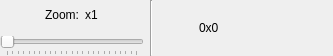
<?xml version="1.0" encoding="UTF-8"?>
<ui version="4.0">
 <class>CharacterPropWidget</class>
 <widget class="QWidget" name="CharacterPropWidget">
  <property name="geometry">
   <rect>
    <x>0</x>
    <y>0</y>
    <width>333</width>
    <height>56</height>
   </rect>
  </property>
  <property name="windowTitle">
   <string>Form</string>
  </property>
  <layout class="QHBoxLayout" name="horizontalLayout">
   <property name="leftMargin">
    <number>0</number>
   </property>
   <property name="topMargin">
    <number>0</number>
   </property>
   <property name="rightMargin">
    <number>0</number>
   </property>
   <property name="bottomMargin">
    <number>0</number>
   </property>
   <item>
    <layout class="QGridLayout" name="gridLayout">
     <item row="0" column="0">
      <spacer name="horizontalSpacer">
       <property name="orientation">
        <enum>Qt::Horizontal</enum>
       </property>
       <property name="sizeHint" stdset="0">
        <size>
         <width>40</width>
         <height>20</height>
        </size>
       </property>
      </spacer>
     </item>
     <item row="0" column="1">
      <widget class="QLabel" name="_lbZoom">
       <property name="text">
        <string>Zoom:</string>
       </property>
      </widget>
     </item>
     <item row="0" column="2">
      <widget class="QLabel" name="lbZoom">
       <property name="text">
        <string>x1</string>
       </property>
      </widget>
     </item>
     <item row="0" column="3">
      <spacer name="horizontalSpacer_2">
       <property name="orientation">
        <enum>Qt::Horizontal</enum>
       </property>
       <property name="sizeHint" stdset="0">
        <size>
         <width>40</width>
         <height>20</height>
        </size>
       </property>
      </spacer>
     </item>
     <item row="1" column="0" colspan="4">
      <widget class="QSlider" name="sliderZoom">
       <property name="minimum">
        <number>1</number>
       </property>
       <property name="maximum">
        <number>25</number>
       </property>
       <property name="pageStep">
        <number>1</number>
       </property>
       <property name="tracking">
        <bool>true</bool>
       </property>
       <property name="orientation">
        <enum>Qt::Horizontal</enum>
       </property>
       <property name="tickPosition">
        <enum>QSlider::TicksBelow</enum>
       </property>
       <property name="tickInterval">
        <number>1</number>
       </property>
      </widget>
     </item>
    </layout>
   </item>
   <item>
    <widget class="Line" name="line">
     <property name="orientation">
      <enum>Qt::Vertical</enum>
     </property>
    </widget>
   </item>
   <item>
    <spacer name="horizontalSpacer_4">
     <property name="orientation">
      <enum>Qt::Horizontal</enum>
     </property>
     <property name="sizeType">
      <enum>QSizePolicy::Fixed</enum>
     </property>
     <property name="sizeHint" stdset="0">
      <size>
       <width>40</width>
       <height>20</height>
      </size>
     </property>
    </spacer>
   </item>
   <item>
    <widget class="QLabel" name="lbSize">
     <property name="minimumSize">
      <size>
       <width>50</width>
       <height>0</height>
      </size>
     </property>
     <property name="text">
      <string>0x0</string>
     </property>
    </widget>
   </item>
   <item>
    <spacer name="horizontalSpacer_3">
     <property name="orientation">
      <enum>Qt::Horizontal</enum>
     </property>
     <property name="sizeHint" stdset="0">
      <size>
       <width>84</width>
       <height>20</height>
      </size>
     </property>
    </spacer>
   </item>
  </layout>
 </widget>
 <resources/>
 <connections/>
</ui>
